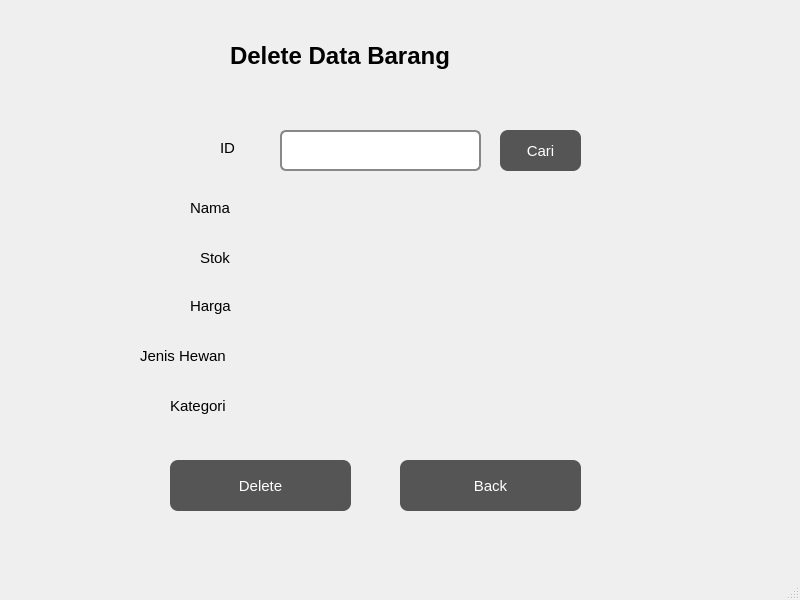
<?xml version="1.0" encoding="UTF-8"?>
<ui version="4.0">
 <class>MainWindow</class>
 <widget class="QMainWindow" name="MainWindow">
  <property name="geometry">
   <rect>
    <x>0</x>
    <y>0</y>
    <width>800</width>
    <height>600</height>
   </rect>
  </property>
  <property name="windowTitle">
   <string>MainWindow</string>
  </property>
  <widget class="QWidget" name="centralwidget">
   <widget class="QLabel" name="label">
    <property name="geometry">
     <rect>
      <x>230</x>
      <y>30</y>
      <width>321</width>
      <height>51</height>
     </rect>
    </property>
    <property name="font">
     <font>
      <pointsize>18</pointsize>
      <weight>75</weight>
      <bold>true</bold>
     </font>
    </property>
    <property name="text">
     <string>Delete Data Barang</string>
    </property>
   </widget>
   <widget class="QLabel" name="label_2">
    <property name="geometry">
     <rect>
      <x>220</x>
      <y>140</y>
      <width>55</width>
      <height>16</height>
     </rect>
    </property>
    <property name="font">
     <font>
      <pointsize>11</pointsize>
     </font>
    </property>
    <property name="text">
     <string>ID</string>
    </property>
   </widget>
   <widget class="QLabel" name="label_3">
    <property name="geometry">
     <rect>
      <x>190</x>
      <y>200</y>
      <width>55</width>
      <height>16</height>
     </rect>
    </property>
    <property name="font">
     <font>
      <pointsize>11</pointsize>
     </font>
    </property>
    <property name="styleSheet">
     <string notr="true"/>
    </property>
    <property name="text">
     <string>Nama</string>
    </property>
   </widget>
   <widget class="QLabel" name="label_4">
    <property name="geometry">
     <rect>
      <x>200</x>
      <y>250</y>
      <width>55</width>
      <height>16</height>
     </rect>
    </property>
    <property name="font">
     <font>
      <pointsize>11</pointsize>
     </font>
    </property>
    <property name="text">
     <string>Stok</string>
    </property>
   </widget>
   <widget class="QLabel" name="label_5">
    <property name="geometry">
     <rect>
      <x>190</x>
      <y>290</y>
      <width>61</width>
      <height>31</height>
     </rect>
    </property>
    <property name="font">
     <font>
      <pointsize>11</pointsize>
     </font>
    </property>
    <property name="text">
     <string>Harga</string>
    </property>
   </widget>
   <widget class="QLabel" name="label_6">
    <property name="geometry">
     <rect>
      <x>170</x>
      <y>390</y>
      <width>71</width>
      <height>31</height>
     </rect>
    </property>
    <property name="font">
     <font>
      <pointsize>11</pointsize>
     </font>
    </property>
    <property name="text">
     <string>Kategori</string>
    </property>
   </widget>
   <widget class="QPushButton" name="pushButton">
    <property name="geometry">
     <rect>
      <x>170</x>
      <y>460</y>
      <width>181</width>
      <height>51</height>
     </rect>
    </property>
    <property name="font">
     <font>
      <pointsize>11</pointsize>
     </font>
    </property>
    <property name="styleSheet">
     <string notr="true">QPushButton {
    background-color: #555555;
    color: white;
    border-radius: 8px;
    padding: 6px 12px;
}

QPushButton:hover {
    background-color: #666666;
}

QPushButton:pressed {
    background-color: #777777;
}</string>
    </property>
    <property name="text">
     <string>Delete</string>
    </property>
   </widget>
   <widget class="QLineEdit" name="lineEdit">
    <property name="geometry">
     <rect>
      <x>280</x>
      <y>130</y>
      <width>201</width>
      <height>41</height>
     </rect>
    </property>
    <property name="font">
     <font>
      <pointsize>11</pointsize>
     </font>
    </property>
    <property name="styleSheet">
     <string notr="true">QLineEdit {
    background-color: #FFFFFF;
    color: #000000;
    border: 2px solid #888888;
    border-radius: 6px;
    padding: 4px;
}

QLineEdit:focus {
    border: 2px solid #AAAAAA;
}</string>
    </property>
   </widget>
   <widget class="QPushButton" name="pushButton_2">
    <property name="geometry">
     <rect>
      <x>500</x>
      <y>130</y>
      <width>81</width>
      <height>41</height>
     </rect>
    </property>
    <property name="font">
     <font>
      <pointsize>11</pointsize>
     </font>
    </property>
    <property name="styleSheet">
     <string notr="true">QPushButton {
    background-color: #555555;
    color: white;
    border-radius: 8px;
    padding: 6px 12px;
}

QPushButton:hover {
    background-color: #666666;
}

QPushButton:pressed {
    background-color: #777777;
}</string>
    </property>
    <property name="text">
     <string>Cari</string>
    </property>
   </widget>
   <widget class="QLabel" name="label_7">
    <property name="geometry">
     <rect>
      <x>280</x>
      <y>210</y>
      <width>301</width>
      <height>41</height>
     </rect>
    </property>
    <property name="font">
     <font>
      <pointsize>11</pointsize>
     </font>
    </property>
    <property name="text">
     <string/>
    </property>
   </widget>
   <widget class="QLabel" name="label_8">
    <property name="geometry">
     <rect>
      <x>280</x>
      <y>260</y>
      <width>301</width>
      <height>41</height>
     </rect>
    </property>
    <property name="font">
     <font>
      <pointsize>11</pointsize>
     </font>
    </property>
    <property name="text">
     <string/>
    </property>
   </widget>
   <widget class="QLabel" name="label_9">
    <property name="geometry">
     <rect>
      <x>280</x>
      <y>310</y>
      <width>301</width>
      <height>41</height>
     </rect>
    </property>
    <property name="font">
     <font>
      <pointsize>11</pointsize>
     </font>
    </property>
    <property name="text">
     <string/>
    </property>
   </widget>
   <widget class="QLabel" name="label_10">
    <property name="geometry">
     <rect>
      <x>280</x>
      <y>360</y>
      <width>301</width>
      <height>41</height>
     </rect>
    </property>
    <property name="font">
     <font>
      <pointsize>11</pointsize>
     </font>
    </property>
    <property name="text">
     <string/>
    </property>
   </widget>
   <widget class="QPushButton" name="pushButton_3">
    <property name="geometry">
     <rect>
      <x>400</x>
      <y>460</y>
      <width>181</width>
      <height>51</height>
     </rect>
    </property>
    <property name="font">
     <font>
      <pointsize>11</pointsize>
     </font>
    </property>
    <property name="styleSheet">
     <string notr="true">QPushButton {
    background-color: #555555;
    color: white;
    border-radius: 8px;
    padding: 6px 12px;
}

QPushButton:hover {
    background-color: #666666;
}

QPushButton:pressed {
    background-color: #777777;
}</string>
    </property>
    <property name="text">
     <string>Back</string>
    </property>
   </widget>
   <widget class="QLabel" name="label_11">
    <property name="geometry">
     <rect>
      <x>140</x>
      <y>340</y>
      <width>111</width>
      <height>31</height>
     </rect>
    </property>
    <property name="font">
     <font>
      <pointsize>11</pointsize>
     </font>
    </property>
    <property name="text">
     <string>Jenis Hewan</string>
    </property>
   </widget>
  </widget>
  <widget class="QMenuBar" name="menubar">
   <property name="geometry">
    <rect>
     <x>0</x>
     <y>0</y>
     <width>800</width>
     <height>26</height>
    </rect>
   </property>
  </widget>
  <widget class="QStatusBar" name="statusbar"/>
 </widget>
 <resources/>
 <connections/>
</ui>
